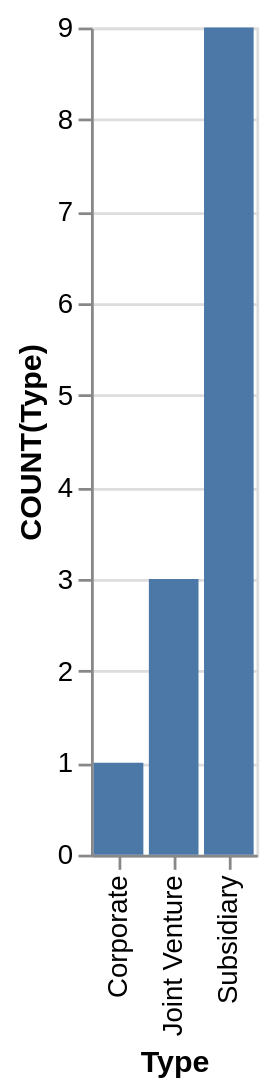

Write a Vega-Lite specification for this figure.
### Vega-Lite specification from a JSON file in a GitHub repository (floating-point values rounded to 4 significant figures)
{"data": {"values": [{"x_data": "Corporate", "y_data": 1}, {"x_data": "Joint Venture", "y_data": 3}, {"x_data": "Subsidiary", "y_data": 9}]}, "mark": "bar", "encoding": {"x": {"field": "x_data", "type": "nominal", "title": "Type", "sort": "ascending"}, "y": {"field": "y_data", "type": "quantitative", "title": "COUNT(Type)"}}}
